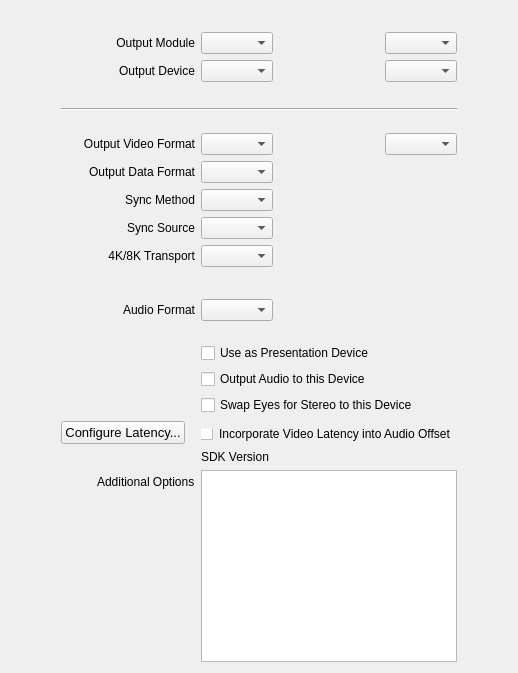
     <widget class="QWidget" name="videoTab">
      <attribute name="title">
       <string>Video</string>
      </attribute>
      <layout class="QHBoxLayout" name="horizontalLayout_38">
       <item>
        <spacer name="horizontalSpacer_40">
         <property name="orientation">
          <enum>Qt::Horizontal</enum>
         </property>
         <property name="sizeType">
          <enum>QSizePolicy::Preferred</enum>
         </property>
         <property name="sizeHint" stdset="0">
          <size>
           <width>50</width>
           <height>20</height>
          </size>
         </property>
        </spacer>
       </item>
       <item>
        <layout class="QFormLayout" name="formLayout_8">
         <property name="fieldGrowthPolicy">
          <enum>QFormLayout::ExpandingFieldsGrow</enum>
         </property>
         <property name="labelAlignment">
          <set>Qt::AlignRight|Qt::AlignTrailing|Qt::AlignVCenter</set>
         </property>
         <property name="verticalSpacing">
          <number>6</number>
         </property>
         <item row="0" column="0">
          <spacer name="verticalSpacer_10">
           <property name="orientation">
            <enum>Qt::Vertical</enum>
           </property>
           <property name="sizeType">
            <enum>QSizePolicy::Fixed</enum>
           </property>
           <property name="sizeHint" stdset="0">
            <size>
             <width>20</width>
             <height>15</height>
            </size>
           </property>
          </spacer>
         </item>
         <item row="1" column="0">
          <widget class="QLabel" name="label_63">
           <property name="text">
            <string>Output Module</string>
           </property>
           <property name="alignment">
            <set>Qt::AlignRight|Qt::AlignTrailing|Qt::AlignVCenter</set>
           </property>
          </widget>
         </item>
         <item row="1" column="1">
          <layout class="QHBoxLayout" name="horizontalLayout_15">
           <property name="spacing">
            <number>0</number>
           </property>
           <item>
            <widget class="QComboBox" name="videoModuleCombo"/>
           </item>
           <item>
            <spacer name="horizontalSpacer_15">
             <property name="orientation">
              <enum>Qt::Horizontal</enum>
             </property>
             <property name="sizeHint" stdset="0">
              <size>
               <width>40</width>
               <height>20</height>
              </size>
             </property>
            </spacer>
           </item>
           <item>
            <widget class="QComboBox" name="moduleProfileCombo">
             <property name="profileCombo" stdset="0">
              <string>true</string>
             </property>
            </widget>
           </item>
          </layout>
         </item>
         <item row="2" column="0">
          <widget class="QLabel" name="label_69">
           <property name="text">
            <string>Output Device</string>
           </property>
           <property name="alignment">
            <set>Qt::AlignRight|Qt::AlignTrailing|Qt::AlignVCenter</set>
           </property>
          </widget>
         </item>
         <item row="2" column="1">
          <layout class="QHBoxLayout" name="horizontalLayout_16">
           <property name="spacing">
            <number>0</number>
           </property>
           <item>
            <widget class="QComboBox" name="videoDeviceCombo">
             <property name="sizeAdjustPolicy">
              <enum>QComboBox::AdjustToContents</enum>
             </property>
            </widget>
           </item>
           <item>
            <spacer name="horizontalSpacer_16">
             <property name="orientation">
              <enum>Qt::Horizontal</enum>
             </property>
             <property name="sizeHint" stdset="0">
              <size>
               <width>40</width>
               <height>20</height>
              </size>
             </property>
            </spacer>
           </item>
           <item>
            <widget class="QComboBox" name="deviceProfileCombo">
             <property name="profileCombo" stdset="0">
              <string>true</string>
             </property>
            </widget>
           </item>
          </layout>
         </item>
         <item row="4" column="0" colspan="2">
          <widget class="Line" name="line">
           <property name="orientation">
            <enum>Qt::Horizontal</enum>
           </property>
          </widget>
         </item>
         <item row="5" column="0">
          <spacer name="verticalSpacer_6">
           <property name="orientation">
            <enum>Qt::Vertical</enum>
           </property>
           <property name="sizeType">
            <enum>QSizePolicy::Fixed</enum>
           </property>
           <property name="sizeHint" stdset="0">
            <size>
             <width>20</width>
             <height>10</height>
            </size>
           </property>
          </spacer>
         </item>
         <item row="6" column="0">
          <widget class="QLabel" name="label_64">
           <property name="text">
            <string>Output Video Format</string>
           </property>
           <property name="alignment">
            <set>Qt::AlignRight|Qt::AlignTrailing|Qt::AlignVCenter</set>
           </property>
          </widget>
         </item>
         <item row="6" column="1">
          <layout class="QHBoxLayout" name="horizontalLayout_17">
           <property name="spacing">
            <number>0</number>
           </property>
           <item>
            <widget class="QComboBox" name="videoFormatCombo">
             <property name="sizeAdjustPolicy">
              <enum>QComboBox::AdjustToContents</enum>
             </property>
            </widget>
           </item>
           <item>
            <spacer name="horizontalSpacer_17">
             <property name="orientation">
              <enum>Qt::Horizontal</enum>
             </property>
             <property name="sizeHint" stdset="0">
              <size>
               <width>40</width>
               <height>20</height>
              </size>
             </property>
            </spacer>
           </item>
           <item>
            <widget class="QComboBox" name="formatProfileCombo">
             <property name="profileCombo" stdset="0">
              <string>true</string>
             </property>
            </widget>
           </item>
          </layout>
         </item>
         <item row="7" column="0">
          <widget class="QLabel" name="label_65">
           <property name="text">
            <string>Output Data Format</string>
           </property>
           <property name="alignment">
            <set>Qt::AlignRight|Qt::AlignTrailing|Qt::AlignVCenter</set>
           </property>
          </widget>
         </item>
         <item row="7" column="1">
          <layout class="QHBoxLayout" name="horizontalLayout_18">
           <item>
            <widget class="QComboBox" name="dataFormatCombo">
             <property name="sizeAdjustPolicy">
              <enum>QComboBox::AdjustToContents</enum>
             </property>
            </widget>
           </item>
           <item>
            <spacer name="horizontalSpacer_18">
             <property name="orientation">
              <enum>Qt::Horizontal</enum>
             </property>
             <property name="sizeHint" stdset="0">
              <size>
               <width>40</width>
               <height>20</height>
              </size>
             </property>
            </spacer>
           </item>
          </layout>
         </item>
         <item row="8" column="0">
          <widget class="QLabel" name="label_66">
           <property name="text">
            <string>Sync Method</string>
           </property>
           <property name="alignment">
            <set>Qt::AlignRight|Qt::AlignTrailing|Qt::AlignVCenter</set>
           </property>
          </widget>
         </item>
         <item row="8" column="1">
          <layout class="QHBoxLayout" name="horizontalLayout_19">
           <item>
            <widget class="QComboBox" name="syncMethodCombo">
             <property name="sizeAdjustPolicy">
              <enum>QComboBox::AdjustToContents</enum>
             </property>
            </widget>
           </item>
           <item>
            <spacer name="horizontalSpacer_19">
             <property name="orientation">
              <enum>Qt::Horizontal</enum>
             </property>
             <property name="sizeHint" stdset="0">
              <size>
               <width>40</width>
               <height>20</height>
              </size>
             </property>
            </spacer>
           </item>
          </layout>
         </item>
         <item row="9" column="0">
          <widget class="QLabel" name="label_67">
           <property name="text">
            <string>Sync Source</string>
           </property>
           <property name="alignment">
            <set>Qt::AlignRight|Qt::AlignTrailing|Qt::AlignVCenter</set>
           </property>
          </widget>
         </item>
         <item row="9" column="1">
          <layout class="QHBoxLayout" name="horizontalLayout_20">
           <item>
            <widget class="QComboBox" name="syncSourceCombo">
             <property name="sizeAdjustPolicy">
              <enum>QComboBox::AdjustToContents</enum>
             </property>
            </widget>
           </item>
           <item>
            <spacer name="horizontalSpacer_20">
             <property name="orientation">
              <enum>Qt::Horizontal</enum>
             </property>
             <property name="sizeHint" stdset="0">
              <size>
               <width>40</width>
               <height>20</height>
              </size>
             </property>
            </spacer>
           </item>
          </layout>
         </item>
         <item row="10" column="0">
          <widget class="QLabel" name="label_10_1">
           <property name="text">
            <string>4K/8K Transport</string>
           </property>
           <property name="alignment">
            <set>Qt::AlignRight|Qt::AlignTrailing|Qt::AlignVCenter</set>
           </property>
          </widget>
         </item>
         <item row="10" column="1">
          <layout class="QHBoxLayout" name="horizontalLayout_10_1">
           <item>
            <widget class="QComboBox" name="video4KTransportCombo">
             <property name="sizeAdjustPolicy">
              <enum>QComboBox::AdjustToContents</enum>
             </property>
            </widget>
           </item>
           <item>
            <spacer name="horizontalSpacer_10_1">
             <property name="orientation">
              <enum>Qt::Horizontal</enum>
             </property>
             <property name="sizeHint" stdset="0">
              <size>
               <width>40</width>
               <height>20</height>
              </size>
             </property>
            </spacer>
           </item>
          </layout>
         </item>
         <item row="11" column="0">
          <spacer name="verticalSpacer_8">
           <property name="orientation">
            <enum>Qt::Vertical</enum>
           </property>
           <property name="sizeType">
            <enum>QSizePolicy::Fixed</enum>
           </property>
           <property name="sizeHint" stdset="0">
            <size>
             <width>20</width>
             <height>15</height>
            </size>
           </property>
          </spacer>
         </item>
         <item row="11" column="1">
          <layout class="QHBoxLayout" name="horizontalLayout_40">
           <property name="spacing">
            <number>0</number>
           </property>
           <item>
            <spacer name="horizontalSpacer_45">
             <property name="orientation">
              <enum>Qt::Horizontal</enum>
             </property>
             <property name="sizeHint" stdset="0">
              <size>
               <width>40</width>
               <height>20</height>
              </size>
             </property>
            </spacer>
           </item>
          </layout>
         </item>
         <item row="12" column="0">
          <widget class="QLabel" name="label_71">
           <property name="text">
            <string>Audio Format</string>
           </property>
           <property name="alignment">
            <set>Qt::AlignRight|Qt::AlignTrailing|Qt::AlignVCenter</set>
           </property>
          </widget>
         </item>
         <item row="12" column="1">
          <layout class="QHBoxLayout" name="horizontalLayout_36">
           <item>
            <widget class="QComboBox" name="videoAudioFormatCombo">
             <property name="sizeAdjustPolicy">
              <enum>QComboBox::AdjustToContents</enum>
             </property>
            </widget>
           </item>
           <item>
            <spacer name="horizontalSpacer_42">
             <property name="orientation">
              <enum>Qt::Horizontal</enum>
             </property>
             <property name="sizeHint" stdset="0">
              <size>
               <width>40</width>
               <height>20</height>
              </size>
             </property>
            </spacer>
           </item>
          </layout>
         </item>
         <item row="13" column="1">
          <spacer name="verticalSpacer_9">
           <property name="orientation">
            <enum>Qt::Vertical</enum>
           </property>
           <property name="sizeType">
            <enum>QSizePolicy::Fixed</enum>
           </property>
           <property name="sizeHint" stdset="0">
            <size>
             <width>20</width>
             <height>10</height>
            </size>
           </property>
          </spacer>
         </item>
         <item row="14" column="1">
          <widget class="QCheckBox" name="presentationCheckBox">
           <property name="text">
            <string>Use as Presentation Device</string>
           </property>
          </widget>
         </item>
         <item row="15" column="1">
          <widget class="QCheckBox" name="videoAudioDeviceCheckBox">
           <property name="text">
            <string>Output Audio to this Device</string>
           </property>
          </widget>
         </item>
         <item row="16" column="1">
          <widget class="QCheckBox" name="videoSwapStereoEyesCheckBox">
           <property name="text">
            <string>Swap Eyes for Stereo to this Device</string>
           </property>
          </widget>
         </item>
         <item row="17" column="0">
          <layout class="QHBoxLayout" name="horizontalLayout_41">
           <property name="spacing">
            <number>0</number>
           </property>
           <item>
            <widget class="QPushButton" name="configureVideoLatencyButton">
             <property name="font">
              <font>
               <pointsize>10</pointsize>
              </font>
             </property>
             <property name="text">
              <string>Configure Latency...</string>
             </property>
             <property name="autoDefault">
              <bool>false</bool>
             </property>
             <property name="latencyButton" stdset="0">
              <string>true</string>
             </property>
            </widget>
           </item>
           <item>
            <spacer name="horizontalSpacer_47">
             <property name="orientation">
              <enum>Qt::Horizontal</enum>
             </property>
             <property name="sizeHint" stdset="0">
              <size>
               <width>10</width>
               <height>20</height>
              </size>
             </property>
            </spacer>
           </item>
          </layout>
         </item>
         <item row="17" column="1">
          <layout class="QHBoxLayout" name="horizontalLayout_42">
           <property name="spacing">
            <number>0</number>
           </property>
           <property name="leftMargin">
            <number>0</number>
           </property>
           <property name="topMargin">
            <number>8</number>
           </property>
           <item>
            <widget class="QCheckBox" name="useVideoLatencyCheckBox">
             <property name="text">
              <string>Incorporate Video Latency into Audio Offset</string>
             </property>
             <property name="styleSheet">
              <string>margin-top: -3px; margin-left: -2px;</string>
             </property>
            </widget>
           </item>
          </layout>
         </item>
         <item row="19" column="0">
          <widget class="QLabel" name="label_19">
           <property name="text">
            <string>Additional Options</string>
           </property>
          </widget>
         </item>
         <item row="19" column="1">
          <widget class="QTextEdit" name="additionalOptionsEdit"/>
         </item>
         <item row="3" column="0">
          <widget class="QLabel" name="label_22">
           <property name="text">
            <string/>
           </property>
          </widget>
         </item>
         <item row="18" column="1">
          <widget class="QLabel" name="videoModuleSDKLabel">
           <property name="text">
            <string>SDK Version</string>
           </property>
          </widget>
         </item>
        </layout>
       </item>
       <item>
        <spacer name="horizontalSpacer_41">
         <property name="orientation">
          <enum>Qt::Horizontal</enum>
         </property>
         <property name="sizeType">
          <enum>QSizePolicy::Preferred</enum>
         </property>
         <property name="sizeHint" stdset="0">
          <size>
           <width>50</width>
           <height>20</height>
          </size>
         </property>
        </spacer>
       </item>
      </layout>
     </widget>
